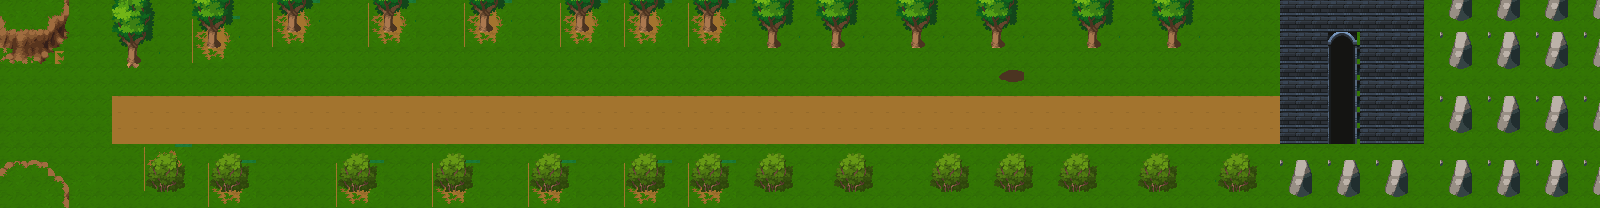

A 2D game scene composited from a Tiled map and its tileset images. What follows is a short description and the map's XML, with each tile layer's data collapsed to a summary:
An orthogonal 100x13 tile map with 16x16 px tiles, 3 tile layers (background, graphics, tress), 6 tilesets and 32 objects.

<map version="1.10" tiledversion="1.10.2" orientation="orthogonal" renderorder="right-down" width="100" height="13" tilewidth="16" tileheight="16" infinite="0" nextlayerid="13" nextobjectid="125">
 <tileset firstgid="1" source="TILESETS/lost_city.tsx" />
 <tileset firstgid="485" source="PC Computer - RPG Maker VX - Tile A1-A5.tsx" />
 <tileset firstgid="4133" source="Tiles.tsx" />
 <tileset firstgid="4617" source="Trees.tsx" />
 <tileset firstgid="4864" source="TilesDungeon.tsx" />
 <tileset firstgid="5348" source="Props.tsx" />
 <layer id="8" name="background" width="100" height="13">
  <data>[1300 cells, 1300 non-empty, 1 distinct tile ids]</data>
 </layer>
 <layer id="9" name="graphics" width="100" height="13">
  <data>[1300 cells, 512 non-empty, 63 distinct tile ids]</data>
 </layer>
 <layer id="12" name="tress" width="100" height="13">
  <data>[1300 cells, 325 non-empty, 28 distinct tile ids]</data>
 </layer>
 <objectgroup id="11" name="tress">
  <object id="90" x="112" y="0" width="48" height="64" />
  <object id="91" x="192" y="0" width="48" height="64" />
  <object id="92" x="272" y="0" width="48" height="48" />
  <object id="93" x="368" y="0" width="48" height="48" />
  <object id="94" x="464" y="0" width="32" height="48" />
  <object id="95" x="560" y="0" width="48" height="48" />
  <object id="96" x="624" y="0" width="48" height="48" />
  <object id="97" x="688" y="0" width="48" height="48" />
  <object id="98" x="752" y="0" width="48" height="48" />
  <object id="99" x="816" y="0" width="48" height="48" />
  <object id="100" x="896" y="0" width="48" height="48" />
  <object id="101" x="976" y="0" width="48" height="48" />
  <object id="102" x="1072" y="0" width="48" height="48" />
  <object id="103" x="1152" y="0" width="48" height="48" />
  <object id="104" x="1424" y="0" width="16" height="208" />
  <object id="105" x="1282" y="144" width="142" height="56" />
  <object id="108" x="1216" y="160" width="48" height="32" />
  <object id="109" x="1136" y="160" width="48" height="32" />
  <object id="110" x="1056" y="160" width="48" height="32" />
  <object id="111" x="992" y="160" width="48" height="32" />
  <object id="112" x="928" y="160" width="48" height="32" />
  <object id="113" x="832" y="160" width="48" height="32" />
  <object id="114" x="752" y="160" width="48" height="32" />
  <object id="115" x="688" y="160" width="48" height="32" />
  <object id="116" x="624" y="160" width="48" height="32" />
  <object id="117" x="528" y="160" width="48" height="32" />
  <object id="118" x="432" y="160" width="48" height="32" />
  <object id="119" x="336" y="160" width="48" height="32" />
  <object id="120" x="208" y="160" width="48" height="32" />
  <object id="121" x="144" y="160" width="48" height="32" />
  <object id="123" x="0" y="160" width="64" height="48" />
  <object id="124" x="0" y="0" width="64" height="64" />
 </objectgroup>
</map>
